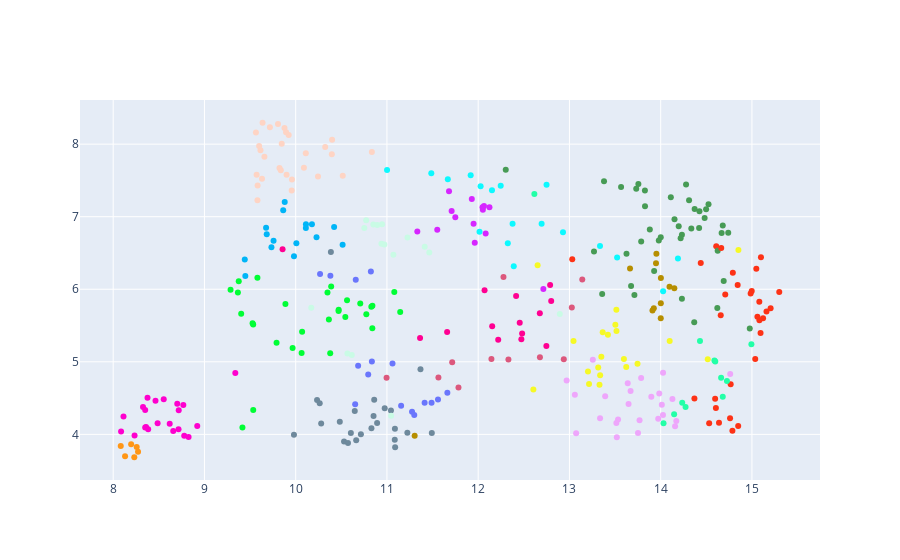

Source (notebook cell):
### Code cell
fig = go.Figure(data=go.Scatter(x=Xr[:, 0],
                                y=Xr[:, 1],
                                mode='markers',
                                text=[f'{label}|{n_token}' for label, n_token in zip(aggr.label, aggr.n_texts)],
                                marker_color=plotly_color_categorical_values(cluster)))


fig.show()

### Figure 1 — Plotly figure (JSON) as saved in the notebook; plotly's stock layout.template omitted (floating-point values rounded to 4 significant figures; data arrays with more than 128 entries replaced by an {"elided": "..."} marker saying what was removed)
{"data": [{"marker": {"color": {"elided": "352 str values"}}, "mode": "markers", "text": {"elided": "352 str values"}, "type": "scatter", "x": {"elided": "352 float values"}, "y": {"elided": "352 float values"}}], "layout": {}}
